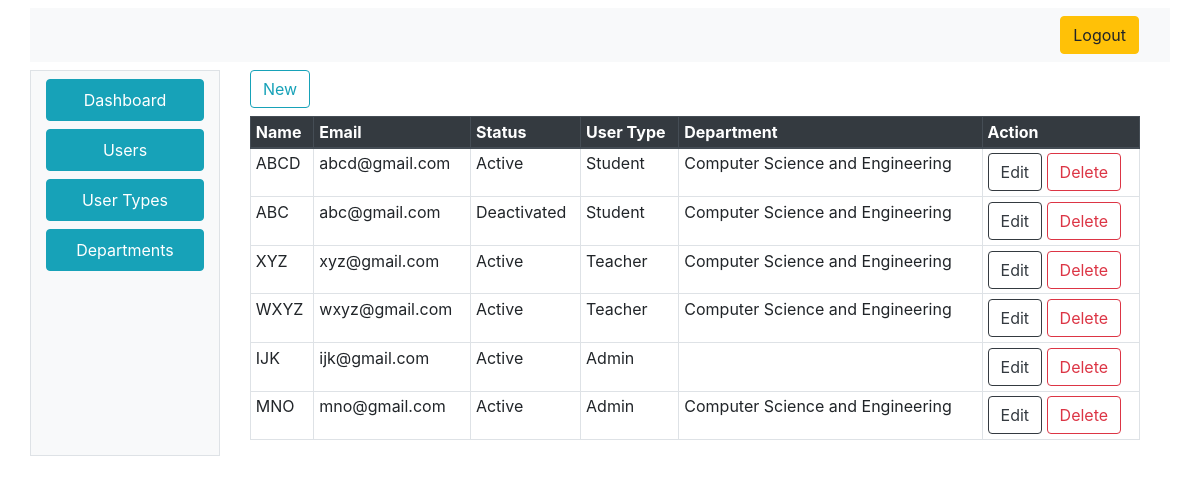
/admin/users.php, run on the app's committed database.
### tables this page shows
CREATE TABLE `users` (
  `UserID` int(11) NOT NULL,
  `UserName` varchar(100) NOT NULL,
  `UserEmail` varchar(50) NOT NULL,
  `Password` varchar(25) NOT NULL,
  `Status` tinyint(1) NOT NULL,
  `UserTypeID` int(11) NOT NULL,
  `DepartmentID` int(11) DEFAULT NULL
);

CREATE TABLE `usertype` (
  `UserTypeID` int(11) NOT NULL,
  `UserTypeTitle` varchar(100) NOT NULL
);

CREATE TABLE `department` (
  `DepartmentID` int(11) NOT NULL,
  `DepartmentName` varchar(250) NOT NULL
);

### index_model.php (called while the page is built, shortened)
<?php
class IndexModel
{
	public $con;
	public function IndexModel()
	{
		$this->host = "localhost:3306";
		$this->user = "root";
		$this->pass = "";
		$this->dbname = "ams";
		$this->con =  new mysqli($this->host, $this->user, $this->pass, $this->dbname);
	}
	public function getAllUsersInfo()
	{
		$q = "SELECT *,UserTypeTitle,DepartmentName FROM users LEFT OUTER JOIN department on users.DepartmentID = department.DepartmentID LEFT OUTER JOIN usertype on users.UserTypeID= usertype.UserTypeID";
		$r = mysqli_query($this->con, $q);
		if ($r == false) {
			return 0;
		} else {
			return $r;
		}
	}
}

### admin/users.php (the view, shortened to what this page needs)
<html>
<head>
  <link rel="stylesheet" href="css.css">
  <link rel="stylesheet" href="https://stackpath.bootstrapcdn.com/bootstrap/4.4.1/css/bootstrap.min.css">
</head>
<body>
  <div class="container mt-2">
    <div class="row">
      <div class="col-12 mb-2 bg-light">
        <nav class="navbar navbar-expand-lg navbar-light bg-light justify-content-end">
          <a class="btn btn-warning ml-2" href="../logout.php"><i class="fa fa-sign-out" aria-hidden="true"></i>
            Logout
          </a>
        </nav>
      </div>
      <div class="col-2 bg-light border">
        <nav class=" d-none d-md-block bg-light sidebar">
          <div class="sidebar-sticky">
            <ul class="nav flex-column">
              <li class="nav-item">
                <a class="nav-link btn btn-info mb-2 mt-2" href="#"><i class="fa fa-home" aria-hidden="true"></i>
                  Dashboard
                </a>
              </li>
              <li class="nav-item">
                <a class="nav-link btn btn-info mb-2" href="users.php">
                  Users
                </a>
              </li>
              <li class="nav-item">
                <a class="nav-link btn btn-info mb-2" href="user_types.php">
                  User Types
                </a>
              </li>
              <li class="nav-item">
                <a class="nav-link btn btn-info mb-2" href="departments.php">
                  Departments
                </a>
              </li>
            </ul>
          </div>
        </nav>
      </div>
      <div class="col-10 bg-transparent">
        <div class="container-fluid container-responsive">
          <a href="new_user.php" class="btn btn-outline-info mb-2"> New</a>
          <div class="table-responsive">
            <table class="table  table-sm table-hover table-bordered">
              <thead class="thead-dark">
                <tr>
                  <th scope="col">Name</th>
                  <th scope="col">Email</th>
                  <th scope="col">Status</th>
                  <th scope="col">User Type</th>
                  <th scope="col">Department</th>
                  <th scope="col">Action</th>
                </tr>
              </thead>
              <tbody>
                <?php
                require_once('../index_model.php');
                $indObj = new IndexModel();
                $rs = $indObj->getAllUsersInfo();
                while ($d = mysqli_fetch_assoc($rs)) {
                  echo $str = "<tr><td>" . $d["UserName"] . "</td><td>" . $d["UserEmail"] . "</td>";
                  if ($d["Status"] == 1) {
                    echo $str = " <td>Active</td>";
                  } else {
                    echo $str = " <td>Deactivated</td>";
                  }
                  echo  $str = "<td>" . $d["UserTypeTitle"] . "</td> <td>" . $d["DepartmentName"] . "</td><td>
                      <a href='edit_user.php?UserID=" . $d["UserID"] . "' class='btn btn-outline-dark'>Edit</a>
                      <a href='delete_user.php?UserID=" . $d["UserID"] . "' class='btn btn-outline-danger'>Delete</a>
                      </td></tr>";
                }
                ?>
              </tbody>
            </table>
          </div>
        </div>
      </div>
    </div>
  </div>
</body>
</html>

### data on the page
users: UserName "ABCD", UserEmail "abcd@gmail.com", Status "Active", UserTypeID.UserTypeTitle "Student", DepartmentID.DepartmentName "Computer Science and Engineering"
users: UserName "ABC", UserEmail "abc@gmail.com", Status "Deactivated", UserTypeID.UserTypeTitle "Student", DepartmentID.DepartmentName "Computer Science and Engineering"
users: UserName "XYZ", UserEmail "xyz@gmail.com", Status "Active", UserTypeID.UserTypeTitle "Teacher", DepartmentID.DepartmentName "Computer Science and Engineering"
users: UserName "WXYZ", UserEmail "wxyz@gmail.com", Status "Active", UserTypeID.UserTypeTitle "Teacher", DepartmentID.DepartmentName "Computer Science and Engineering"
users: UserName "IJK", UserEmail "ijk@gmail.com", Status "Active", UserTypeID.UserTypeTitle "Admin"
users: UserName "MNO", UserEmail "mno@gmail.com", Status "Active", UserTypeID.UserTypeTitle "Admin", DepartmentID.DepartmentName "Computer Science and Engineering"
